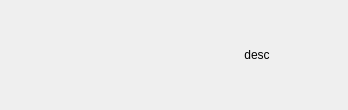
<?xml version="1.0" encoding="UTF-8"?>
<ui version="4.0">
 <class>userInfoWnd</class>
 <widget class="QWidget" name="userInfoWnd">
  <property name="geometry">
   <rect>
    <x>0</x>
    <y>0</y>
    <width>348</width>
    <height>110</height>
   </rect>
  </property>
  <property name="windowTitle">
   <string>Form</string>
  </property>
  <layout class="QHBoxLayout" name="horizontalLayout">
   <item>
    <widget class="QLabel" name="label">
     <property name="text">
      <string/>
     </property>
     <property name="alignment">
      <set>Qt::AlignCenter</set>
     </property>
    </widget>
   </item>
   <item>
    <widget class="QLabel" name="label_2">
     <property name="text">
      <string>desc</string>
     </property>
     <property name="alignment">
      <set>Qt::AlignCenter</set>
     </property>
    </widget>
   </item>
  </layout>
 </widget>
 <resources/>
 <connections/>
</ui>
